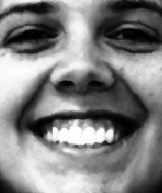
#> input picture 03_mathematics_in_data_science_and_ai/b94e13ef7a2a4105867afd8403dc202b/hamrah academy/facerecognition/datasets/101b.jpg, 162 x 193 px, found by its file name; its folder holds only this picture in this run
$ jupyter execute --allow-errors FaceRecognition.ipynb
#> lines starting #> are read from the running program, lines starting #| are printed output that depends on the picture
<div align=center>

<br/>
<font size=4>
        <b>
        In the Name of God
    </b>
    </font>
    <br/>
    <br/>
    <font align=center size=5>
        <br/>
        Project
        <br/><br/>
        <font color=blue size=5>
            Face Recognition
        </font>
        <br/>
        <br/>
    </font>
    <hr/>
    <font size=4>
         Dr. Mazlaghani
        <br/>
        <br/>
        <br/>
        Winter 2023
        <br/>
        <br/>
    </font>
    <br/>
    <br/>
    <br/>
</div>

<div dir="rtl">
    <h1>
        تشخیص چهره
    </h1>
</div>

<div dir="rtl" style="font-size:18px">
    در الگوریتم‌های تشخیص چهره، درون عکس‌ها به دنبال تشخیص خصوصیت‌های خاص عکس بودند. به طور مثال چشم، بینی و ...
     که می‌توانست حاکی از وجود چهره در عکس باشند. واضح است که چنین روش‌هایی هزینه‌بر و در موارد زیادی نادقیق هستند.
    <br/>
    <br/>
    در این پروژه به دنبال پیاده سازی روشی هستیم که بتوانیم این تشخیص را با استفاده از مفاهیم آموخته شده به نحو موثری انجام دهیم.
    </div>

## Load Data (10 points)

<br/>

<div dir="rtl" style="font-size:18px">
    قبل از اینکه درباره پیاده‌سازی این الگوریتم صحبت کنیم لازم است داده‌هایی که مورد استفاده قرار می‌دهیم را داشته باشیم.
    داده‌های مورد نظر در زیپ مربوطه همراه این نوتبوک قرار گرفته‌است.
    <br/>
    دقت کنید که این دیتاست شامل تصاویر مربوط به چهره 200 فرد است.
    هر کدام از افراد دو عکس یکی حالت طبیعی و یکی خندان دارند.
    پس در کل 400 عکس داریم.
    ابتدا تمام عکس‌ها را لود کنید و داشته باشید که در ادامه به آن‌ها نیاز پیدا می‌کنید.
    <br/>
    <br/>
    در نهایت برای این که مطمئن شوید که دیتا را درست لود کرده‌اید،
    به طور رندوم 5 تا از این چهره‌ها را در دو حالت خندان و عادی نمایش دهید. برای اینکار میتوانید از تابع imshow از لایبرری matplotlib استفاده کنید.
    <br/>
</div>

[cell 1]
import cv2
import numpy as np
import matplotlib.pyplot as plt
import random
import os


data_dir = r"C:\Users\User\python_quera_database\hoosh\hamrah academy\facerecognition\datasets"

image_files = os.listdir(data_dir)


images = []
for img_file in image_files:
    img_path = os.path.join(data_dir, img_file)
    img = cv2.imread(img_path)
#> img is the input picture: shape (193, 162, 3); min 0, max 255, mean 128.8

    images.append(img)

num_images = len(images)
#> num_images = 1


for _ in range(5):

    idx = random.randint(0, num_images-1)

    plt.imshow(cv2.cvtColor(images[idx], cv2.COLOR_BGR2RGB))
    plt.axis('off')
    plt.show()

<br/>
<div dir="rtl" style="font-size:18px">
حال فعلا تنها با عکس‌های چهره طبیعی کار داریم.
    190 تا عکس اول از آن را در نظر بگیرید
     هر کدام را به صورت یک وکتور تک بعدی $\Gamma_i$ در بیاورید.
     در نهایت ماتریس حاصل از داده‌ها که $\Gamma$ است
    را تشکیل دهید. دقت کنید که ستون $i$ ام این ماتریس
    $\Gamma_i$ است.
    <br/>
<div/>

[cell 2]
import cv2
import numpy as np
import os


image_folder_path = r"C:\Users\User\python_quera_database\hoosh\hamrah academy\facerecognition\datasets"


num_images = 190


def load_images_as_vectors(folder_path, num_images):
    image_vectors = []
    for i in range(1, num_images + 1):
        image_path = os.path.join(folder_path, f"{i}a.jpg")
        image = cv2.imread(image_path, cv2.IMREAD_GRAYSCALE)
        image_vector = image.flatten()
        image_vectors.append(image_vector)
    return np.array(image_vectors)


#> (the rest of this cell did not finish here and is left out)

# PCA
<br/>
<br/>

<div dir="rtl" style="font-size:18px">
 <br/>
    الگوریتم Principal Component Analysis یا همان PCA یک روش برای کاهش ابعاد داده‌ی موردنظر است که در حوزه یادگیری ماشین و علوم داده کاربرد فراوان دارد.
با کاهش ابعاد سادگی را افزایش داده و در عین حال همانگونه که انتظار می‌رود ورودی با کاهش دقت همراه خواهد شد. در الگوریتم PCA تلاش بر این است که در عین کاهش ابعاد، کمترین میزان اطلاعات را از دست بدهیم.
    پیشنهاد می‌شود قبل از انجام پروژه مطالعات بیشتری در رابطه با این الگوریتم داشته باشید.
<br/>
    <br/>
در ادامه‌ی بخش‌ها می‌خواهیم PCA را پیاده سازی کنیم.
گفتیم که برای تشخیص چهره‌ها به دنبال پیدا کردن مشخصه‌های خاص درون هر عکس هستیم. این مشخصه‌ها ممکن است ترکیبی از چندویژگی درون عکس باشند، یا حتی ویژگی‌هایی
    باشند که به طور طبیعی قادر به تشخیص آنها نیستیم.
    در اینجا با استفاده از الگوریتم PCA در تلاش برای پیدا کردن همچین ویژگی‌هایی هستیم.
    <br/>
    <br/>
با PCA قرار است کار زیر را انجام دهیم :
    <br/>
    <br/>
فرض کنید هر عکس به صورت یک آرایه دو بعدی $N\times M$ باشد ، بنابراین هر عکس را می‌توان با یک بردار به طول $N\times M$ نشان دهیم، پس در یک فضای $N\times M$ بعدی قرار دارد. فرض کنید $W$ فضایی باشد که تمامی عکس‌های صورت در آن قرار دارند ، اسم آن را Face Space بگذارید. در اینجا به دنبال پیدا کردن K بردار عمود بر هم هستیم که فضای $W$ را Span می‌کنند.
    <div/>

## Mean image (5 points)

<div dir="rtl" style="font-size:18px">

<div/>

<div dir="rtl" style="font-size:18px">
    در این قسمت برای نرمالایز کردن نیاز به
    mean image
    داریم.
    آن را بدست آورید و تصویر آن را نمایش هم دهید.
    $$
    \Psi = \frac{1}{n}\sum_{i = 1}^{n} \Gamma_i
    $$
     در اینجا $n$ تعداد داده های شماست.
     دقت کنید فعلا کل کار ما بر روی 190 عکس چهره طبیعی است.
<div/>

[cell 3]
import numpy as np
import cv2
import os


image_folder_path = r"C:\Users\User\python_quera_database\hoosh\hamrah academy\facerecognition\datasets"


num_images = 190


image_example = None
for i in range(num_images):
    image_path = os.path.join(image_folder_path, f"{i+1}a.jpg")
    if os.path.exists(image_path):
        image_example = cv2.imread(image_path, cv2.IMREAD_GRAYSCALE)
        break

if image_example is None:
    print("هیچ تصویر معتبری یافت نشد.")
else:

    image_height, image_width = image_example.shape


    Gamma = np.zeros((image_height * image_width, num_images))


    for i in range(num_images):
        image_path = os.path.join(image_folder_path, f"{i+1}a.jpg")
        image = cv2.imread(image_path, cv2.IMREAD_GRAYSCALE)


        if image.shape == (image_height, image_width):
            Gamma[:, i] = image.reshape(-1)
        else:
            print(f"تصویر {image_path} اندازه متفاوتی دارد.")


    mean_image = np.mean(Gamma, axis=1)
    mean_image = mean_image.reshape((image_height, image_width)).astype(np.uint8)


    cv2.imshow("Mean Image", mean_image)
    cv2.waitKey(0)
    cv2.destroyAllWindows()

## Cov Matrix (15 points)

<div dir="rtl" style="font-size:18px">

<div/>

<div dir="rtl" style="font-size:18px">
    در این قسمت باید ماتریس کوواریانس را به صورت زیر تعریف کنید :
    <br/>
    $$
    \Phi_i = \Gamma_i - \Psi
    $$
    <br/>
    $$
    A = [ \Phi_1 \Phi_2 \dots \Phi_n ]
    $$
    <br/>
    $$
    C = A A^T
    $$
    <br/>
    حال بردار ویژه های ماتریس $C$ به ترتیب بزرگی مقدار ویژه های متناظرشان ، Principal Components هایی هستند که ما می‌خواهیم.
    <br/>
    دقت کنید که ماتریس $C$ ماتریسی $N^2\times N^2$ می‌باشد ، سعی کنید روش بهینه ای برای پیدا کردن بردار ویژه های آن پیاده سازی کنید.
    به عنوان راهنمایی از
    $A^T A$
    کمک بگیرید.
    <br/>
    مقدار این مقادیر ویژه را سورت کنید و درون یک نمودار نشان دهید.
    <br/>
    بعد از سورت کردن مقدار ویژه‌ها ، بردار ویژه متناظر با 5 مقدار ویژه اول را بکشید.
    این بردار‌های ویژه را eigen face می‌نامیم.
    <br/>
     در نهایت با کمی مطالعه معیاری را انتخاب کنید و تعداد مورد نیاز از Principal Component
     ها از نظرتان را مشخص نمایید و آن تعداد بردار ویژه را انتخاب کنید.
     این عدد را K در نظر بگیرید.
     همچنین ماتریس شامل PCها را U در نظر بگیرید.
    <br/>
<div/>

#> (a cell that did not finish here is left out)

[cell 5]
import numpy as np
import cv2
import os
import matplotlib.pyplot as plt


image_folder_path = r"C:\Users\User\python_quera_database\hoosh\hamrah academy\facerecognition\datasets"


num_images = 190


image_example = None
for i in range(num_images):
    image_path = os.path.join(image_folder_path, f"{i+1}a.jpg")
    if os.path.exists(image_path):
        image_example = cv2.imread(image_path, cv2.IMREAD_GRAYSCALE)
        break


if image_example is None:
    print("هیچ تصویر معتبری یافت نشد.")
else:

    image_height, image_width = image_example.shape


    Gamma = np.zeros((image_height * image_width, num_images))


    for i in range(num_images):
        image_path = os.path.join(image_folder_path, f"{i+1}a.jpg")
        image = cv2.imread(image_path, cv2.IMREAD_GRAYSCALE)


        if image.shape == (image_height, image_width):
            Gamma[:, i] = image.reshape(-1)
        else:
            print(f"تصویر {image_path} اندازه متفاوتی دارد.")


    mean_image = np.mean(Gamma, axis=1)
    mean_image = mean_image.reshape((image_height, image_width))


    Phi = Gamma - mean_image.reshape(-1, 1)
    A = Phi.T
    C = np.dot(A, A.T)


    eigen_values, eigen_vectors = np.linalg.eig(C)

    # مرتب‌سازی مقادیر ویژه و بردارهای ویژه
    sorted_indices = np.argsort(eigen_values)[::-1]
    sorted_eigen_values = eigen_values[sorted_indices]
    sorted_eigen_vectors = eigen_vectors[:, sorted_indices]

    K = 5


    selected_eigen_vectors = sorted_eigen_vectors[:, :K]


    eigen_faces = np.dot(Phi, selected_eigen_vectors)


    plt.figure(figsize=(12, 6))
    for i in range(K):
        plt.subplot(1, K, i+1)
        eigen_face = eigen_faces[:, i].reshape(image_height, image_width)
        plt.imshow(eigen_face, cmap='gray')
        plt.title(f'Eigenface {i+1}')
        plt.axis('off')
    plt.show()

## Reconstruction images (20 points)

<div dir="rtl" style="font-size:18px">
    در این قسمت قرار است که تابعی بنویسید که عکسی را به همراه
    Principal Components
    ‌های مورد نظر بگیرد و آن را دوباره با آن PC‌ها بازسازی کند.
    برای نحوه‌ی انجام این کار از روابط زیر کمک بگیرید.
    <br/>
    $$W = U^T(\Gamma - \Psi)$$
    $$rec = UW + \Psi$$
    <br/>
    دقت کنید که $\Gamma$
    این‌جا عکس ورودی است.
<div/>

<div dir="rtl" style="font-size:18px">

<div/>

[cell 6]
# [37 lines left out: function reconstruct_image, not called in this run]

[cell 7]
# [24 lines left out: function reconstruct_image, not called in this run]

<div dir="rtl" style="font-size:18px">
    )بخش ب(
    <br/>
    حال یکی از عکس‌های دیتاستی که تا الان روی آن کار کردیم )شامل 190 عکس طبیعی( را به صورت رندم انتخاب کنید.
    برای آن عکس به ازای تمام حالت‌های انتخاب K عملیات بازسازی را انجام دهید.
    <br/>
    کمترین و بیشترین MSE را به دست آورید.
    <br/>
    MSE را برای Kای که در قسمت قبل انتخاب کردید محاسبه نمایید.
    <br/>
    سپس نمودار
    MSE-number of largest principal components
    را رسم کنید.
    <br/>
    در مرحله‌ی بعد برای یک عکس رندم دیگر از دیتاست، عکس اصلی را همراه عکس‌هایی که از بازسازی با در نظر گرفتن
    5 انتخاب مختلف برای K که کل محدوده تعداد
    eigen face‌ها را پوشش دهد،
    رسم کنید.
    <br/>
    نتایج خود را از کار‌هایی که این بخش انجام دادید و از روی خروجی‌های بدست آمده شرح دهید.
<div/>

[cell 8]
import numpy as np
import cv2
import os
import matplotlib.pyplot as plt

# [6 lines left out: function reconstruct_image, not called in this run]


image_folder_path = r"C:\Users\User\python_quera_database\hoosh\hamrah academy\facerecognition\datasets"


num_images = 190


images = []
for i in range(num_images):
    image_path = os.path.join(image_folder_path, f"{i+1}a.jpg")
    if os.path.exists(image_path):
        image = cv2.imread(image_path, cv2.IMREAD_GRAYSCALE)
        images.append(image)


random_image_index = np.random.randint(num_images)
#> (the rest of this cell did not finish here and is left out)

##  Smiling  images (10 points)

<div dir="rtl" style="font-size:18px">
    حال این بار تمام کار‌هایی که در بخش قبل )بخش ب( انجام دادید را تکرار کنید.
    ولی این بار به جای عکس‌های رندم از چهره‌های عادی، عکس رندم از چهره‌های خندان انتخاب کنید.
    نتایج خود را از کار‌هایی که این بخش انجام دادید و از روی خروجی‌های بدست آمده شرح دهید.
    به نظرتان دلایل تفاوت خروجی‌ها در هر قسمت نسبت به قسمت قبل چیست؟
<div/>

[cell 9]
import numpy as np
import cv2
import os
import matplotlib.pyplot as plt


# [6 lines left out: function reconstruct_image, not called in this run]


image_folder_path = r"C:\Users\User\python_quera_database\hoosh\hamrah academy\facerecognition\datasets"


num_images = 190

images = []
for i in range(num_images):
    image_path = os.path.join(image_folder_path, f"{i+1}b.jpg")
    if os.path.exists(image_path):
        image = cv2.imread(image_path, cv2.IMREAD_GRAYSCALE)
        images.append(image)

random_image_index = np.random.randint(num_images)
#> random_image_index = 47
#> (the rest of this cell did not finish here and is left out)

[cell 10]
import numpy as np
import cv2
import os
import matplotlib.pyplot as plt


# [6 lines left out: function reconstruct_image, not called in this run]


image_folder_path = r"C:\Users\User\python_quera_database\hoosh\hamrah academy\facerecognition\datasets"


num_images = 190

images = []
for i in range(num_images):
    image_path = os.path.join(image_folder_path, f"{i+1}b.jpg")
    if os.path.exists(image_path):
        image = cv2.imread(image_path, cv2.IMREAD_GRAYSCALE)
        images.append(image)

random_image_index = np.random.randint(num_images)
#> random_image_index = 117
#> (the rest of this cell did not finish here and is left out)

## Reconstruction of test set (10 points)

<div dir="rtl" style="font-size:18px">
تا به اینجای کار ما با محاسبه MSE و بازسازی دوباره  عکس‌ها به  شهودی عددی و بصری از دقت فضای جدید یا همان  face space خود رسیدیم. اما نمی‌توان از این نکته چشم‌پوشی کرد که ارزیابی‌های ما از فضای جدید با استفاده از عکس‌هایی انجام شده که با آنها face space را ساخته‌ایم. در نتیجه این ارزیابی ما به نوعی biased است. برای ارزیابی بهتر MSE را بر روی تعدادی عکس که الگوریتم آنها را تا به حال ندیده است انجام داده و آنها را بازسازی می‌کنیم.
    <br/>
    در این قسمت یک عکس از ۱۰ عکس دیده نشده حالت طبیعی را انتخاب نموده و کارهای بخش ب را بر روی آن پیاده کنید. ارزیابی چه تفاوتی کرده است؟ نتیجه‌گیری کنید.
    <br/>
<div/>

[cell 11]
import numpy as np
import cv2
import os
import matplotlib.pyplot as plt


# [6 lines left out: function reconstruct_image, not called in this run]


image_folder_path =  r"C:\Users\User\python_quera_database\hoosh\hamrah academy\facerecognition\datasets"


num_images = 190


images = []
for i in range(num_images):
    image_path = os.path.join(image_folder_path, f"{i+1}a.jpg")
    if os.path.exists(image_path):
        image = cv2.imread(image_path, cv2.IMREAD_GRAYSCALE)
        images.append(image)


unseen_image_index = np.random.choice(range(num_images), size=10, replace=False)[0]
#> (the rest of this cell did not finish here and is left out)

## Reconstruction of non-human image (10 points)

<div dir="rtl" style="font-size:18px">
دو عکس غیر از چهره انسان و به دلخواه خود )مثل عکس ماشین یا پرنده( را در نظر گرفته.
    نخست عملیات‌های لازم مثل سیاه سفید کردن یا تغییر سایز را انجام دهید.
    سپس با استفاده از تمام PCها
    سعی بر بازسازی آن داشته باشید و MSE را محاسبه نمایید.
    <br/>
    آیا الگوریتم به اندازه عکس چهره‌ها موفق عمل کرد؟‌ چرا؟ نتیجه‌گیری کنید.
    <br/>
<div/>

[cell 12]
import numpy as np
import cv2
import matplotlib.pyplot as plt


# [6 lines left out: function reconstruct_image, not called in this run]


image1_path = r"C:\Users\User\python_quera_database\hoosh\hamrah academy\facerecognition\New image\m1.jpg"
image2_path = r"C:\Users\User\python_quera_database\hoosh\hamrah academy\facerecognition\New image\m2.jpg"

image1 = cv2.imread(image1_path, cv2.IMREAD_GRAYSCALE)
image2 = cv2.imread(image2_path, cv2.IMREAD_GRAYSCALE)
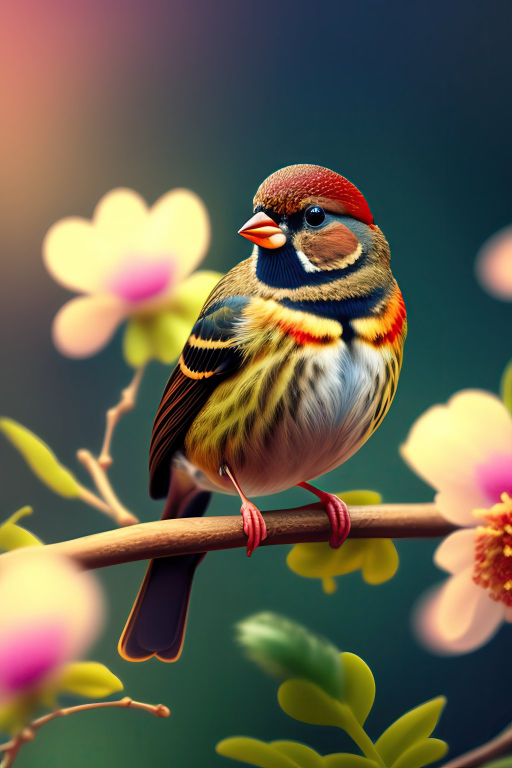
#> input picture 03_mathematics_in_data_science_and_ai/b94e13ef7a2a4105867afd8403dc202b/hamrah academy/facerecognition/New image/m2.jpg, 1024 x 1536 px, found by its file name (shown at 1/2 size)
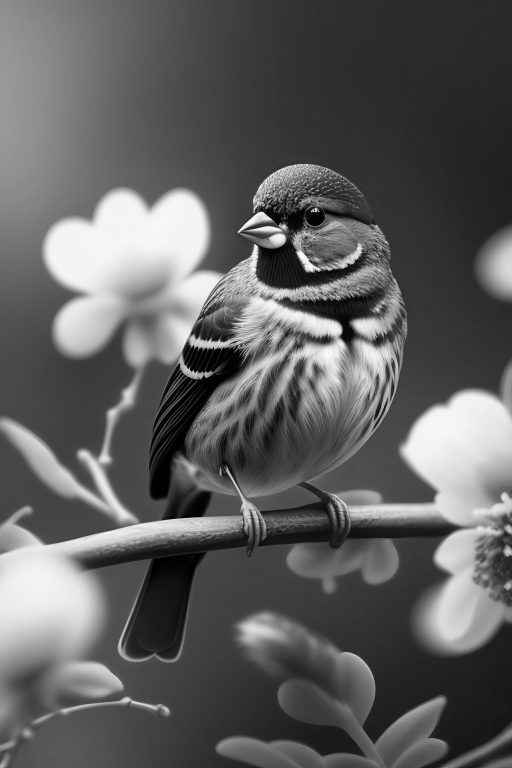
#> image2: shape (1536, 1024) (shown at 1/2 size); min 0, max 255, mean 95.5

image_size = (400, 400)
#> (the rest of this cell did not finish here and is left out)
